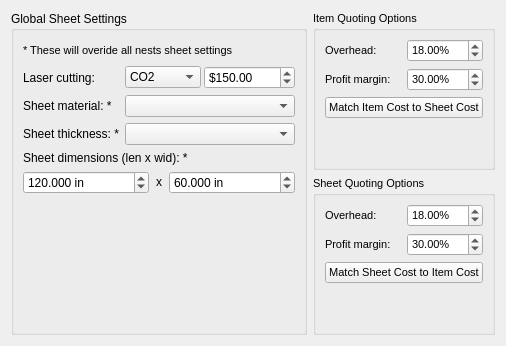
                  <widget class="QWidget" name="tabWidget_nest_paintPage1">
                   <attribute name="title">
                    <string>Item, Sheet and Quoting Settings</string>
                   </attribute>
                   <layout class="QHBoxLayout" name="horizontalLayout_2">
                    <item>
                     <widget class="QGroupBox" name="groupBox_13">
                      <property name="minimumSize">
                       <size>
                        <width>0</width>
                        <height>0</height>
                       </size>
                      </property>
                      <property name="maximumSize">
                       <size>
                        <width>16777215</width>
                        <height>16777215</height>
                       </size>
                      </property>
                      <property name="title">
                       <string>Global Sheet Settings</string>
                      </property>
                      <property name="alignment">
                       <set>Qt::AlignLeading|Qt::AlignLeft|Qt::AlignTop</set>
                      </property>
                      <layout class="QGridLayout" name="gridLayout_8">
                       <item row="2" column="0">
                        <layout class="QGridLayout" name="gridLayout_9">
                         <item row="0" column="0">
                          <widget class="QLabel" name="label_13">
                           <property name="text">
                            <string>Laser cutting:</string>
                           </property>
                          </widget>
                         </item>
                         <item row="1" column="0">
                          <widget class="QLabel" name="label_9">
                           <property name="text">
                            <string>Sheet material: *</string>
                           </property>
                          </widget>
                         </item>
                         <item row="2" column="0">
                          <widget class="QLabel" name="label_15">
                           <property name="text">
                            <string>Sheet thickness: *</string>
                           </property>
                          </widget>
                         </item>
                         <item row="1" column="2">
                          <widget class="QComboBox" name="comboBox_global_sheet_material_2">
                           <property name="focusPolicy">
                            <enum>Qt::ClickFocus</enum>
                           </property>
                          </widget>
                         </item>
                         <item row="2" column="2">
                          <widget class="QComboBox" name="comboBox_global_sheet_thickness_2">
                           <property name="focusPolicy">
                            <enum>Qt::ClickFocus</enum>
                           </property>
                          </widget>
                         </item>
                         <item row="0" column="2">
                          <layout class="QHBoxLayout" name="horizontalLayout_29">
                           <property name="spacing">
                            <number>3</number>
                           </property>
                           <item>
                            <widget class="QComboBox" name="comboBox_laser_cutting_2">
                             <property name="currentText">
                              <string>CO2</string>
                             </property>
                             <item>
                              <property name="text">
                               <string>CO2</string>
                              </property>
                             </item>
                             <item>
                              <property name="text">
                               <string>Nitrogen</string>
                              </property>
                             </item>
                            </widget>
                           </item>
                           <item>
                            <widget class="QDoubleSpinBox" name="doubleSpinBox_cost_for_laser_2">
                             <property name="toolTip">
                              <string>&lt;html&gt;&lt;head/&gt;&lt;body&gt;&lt;p&gt;Defaults:&lt;/p&gt;&lt;p&gt;CO2: $150 per hour&lt;/p&gt;&lt;p&gt;Nitrogen: $250 per hour&lt;/p&gt;&lt;/body&gt;&lt;/html&gt;</string>
                             </property>
                             <property name="statusTip">
                              <string>This number will not be saved, to set a default value go into laser_quote_variables.cfg and change it manually.</string>
                             </property>
                             <property name="prefix">
                              <string>$</string>
                             </property>
                             <property name="suffix">
                              <string/>
                             </property>
                             <property name="maximum">
                              <double>9999999.000000000000000</double>
                             </property>
                             <property name="value">
                              <double>150.000000000000000</double>
                             </property>
                            </widget>
                           </item>
                          </layout>
                         </item>
                        </layout>
                       </item>
                       <item row="1" column="0">
                        <widget class="QLabel" name="label_16">
                         <property name="minimumSize">
                          <size>
                           <width>0</width>
                           <height>20</height>
                          </size>
                         </property>
                         <property name="maximumSize">
                          <size>
                           <width>16777215</width>
                           <height>20</height>
                          </size>
                         </property>
                         <property name="font">
                          <font>
                           <pointsize>8</pointsize>
                           <weight>50</weight>
                           <italic>false</italic>
                           <bold>false</bold>
                           <stylestrategy>PreferDefault</stylestrategy>
                           <kerning>true</kerning>
                          </font>
                         </property>
                         <property name="text">
                          <string>* These will overide all nests sheet settings</string>
                         </property>
                         <property name="scaledContents">
                          <bool>false</bool>
                         </property>
                         <property name="alignment">
                          <set>Qt::AlignLeading|Qt::AlignLeft|Qt::AlignVCenter</set>
                         </property>
                        </widget>
                       </item>
                       <item row="3" column="0">
                        <widget class="QLabel" name="label_22">
                         <property name="text">
                          <string>Sheet dimensions (len x wid): *</string>
                         </property>
                        </widget>
                       </item>
                       <item row="4" column="0">
                        <layout class="QHBoxLayout" name="horizontalLayout_23">
                         <property name="spacing">
                          <number>0</number>
                         </property>
                         <item>
                          <widget class="QDoubleSpinBox" name="doubleSpinBox_global_sheet_length_2">
                           <property name="suffix">
                            <string> in</string>
                           </property>
                           <property name="decimals">
                            <number>3</number>
                           </property>
                           <property name="maximum">
                            <double>9999.000000000000000</double>
                           </property>
                           <property name="value">
                            <double>120.000000000000000</double>
                           </property>
                          </widget>
                         </item>
                         <item>
                          <widget class="QLabel" name="label_21">
                           <property name="minimumSize">
                            <size>
                             <width>20</width>
                             <height>0</height>
                            </size>
                           </property>
                           <property name="maximumSize">
                            <size>
                             <width>20</width>
                             <height>20</height>
                            </size>
                           </property>
                           <property name="text">
                            <string>x</string>
                           </property>
                           <property name="alignment">
                            <set>Qt::AlignCenter</set>
                           </property>
                          </widget>
                         </item>
                         <item>
                          <widget class="QDoubleSpinBox" name="doubleSpinBox_global_sheet_width_2">
                           <property name="prefix">
                            <string/>
                           </property>
                           <property name="suffix">
                            <string> in</string>
                           </property>
                           <property name="decimals">
                            <number>3</number>
                           </property>
                           <property name="maximum">
                            <double>9999.000000000000000</double>
                           </property>
                           <property name="value">
                            <double>60.000000000000000</double>
                           </property>
                          </widget>
                         </item>
                        </layout>
                       </item>
                       <item row="5" column="0">
                        <spacer name="verticalSpacer">
                         <property name="orientation">
                          <enum>Qt::Vertical</enum>
                         </property>
                         <property name="sizeHint" stdset="0">
                          <size>
                           <width>20</width>
                           <height>40</height>
                          </size>
                         </property>
                        </spacer>
                       </item>
                      </layout>
                     </widget>
                    </item>
                    <item>
                     <layout class="QVBoxLayout" name="verticalLayout_62">
                      <property name="sizeConstraint">
                       <enum>QLayout::SetMinimumSize</enum>
                      </property>
                      <item>
                       <widget class="QGroupBox" name="groupBox_14">
                        <property name="minimumSize">
                         <size>
                          <width>0</width>
                          <height>0</height>
                         </size>
                        </property>
                        <property name="maximumSize">
                         <size>
                          <width>16777215</width>
                          <height>16777215</height>
                         </size>
                        </property>
                        <property name="font">
                         <font>
                          <pointsize>8</pointsize>
                         </font>
                        </property>
                        <property name="title">
                         <string>Item Quoting Options</string>
                        </property>
                        <layout class="QVBoxLayout" name="verticalLayout">
                         <item>
                          <layout class="QGridLayout" name="gridLayout_11">
                           <item row="2" column="0">
                            <widget class="QLabel" name="label_23">
                             <property name="text">
                              <string>Profit margin:</string>
                             </property>
                            </widget>
                           </item>
                           <item row="1" column="0">
                            <widget class="QLabel" name="label_24">
                             <property name="text">
                              <string>Overhead:</string>
                             </property>
                            </widget>
                           </item>
                           <item row="1" column="1">
                            <widget class="QDoubleSpinBox" name="doubleSpinBox_overhead_items_2">
                             <property name="toolTip">
                              <string>Default: 18%</string>
                             </property>
                             <property name="statusTip">
                              <string>Default: 18%</string>
                             </property>
                             <property name="suffix">
                              <string>%</string>
                             </property>
                             <property name="maximum">
                              <double>100.000000000000000</double>
                             </property>
                             <property name="value">
                              <double>18.000000000000000</double>
                             </property>
                            </widget>
                           </item>
                           <item row="2" column="1">
                            <widget class="QDoubleSpinBox" name="doubleSpinBox_profit_margin_items_2">
                             <property name="toolTip">
                              <string>Default: 30%</string>
                             </property>
                             <property name="statusTip">
                              <string>Default: 30%</string>
                             </property>
                             <property name="suffix">
                              <string>%</string>
                             </property>
                             <property name="maximum">
                              <double>100.000000000000000</double>
                             </property>
                             <property name="value">
                              <double>30.000000000000000</double>
                             </property>
                            </widget>
                           </item>
                          </layout>
                         </item>
                         <item>
                          <widget class="QPushButton" name="pushButton_item_to_sheet">
                           <property name="minimumSize">
                            <size>
                             <width>0</width>
                             <height>0</height>
                            </size>
                           </property>
                           <property name="maximumSize">
                            <size>
                             <width>16777215</width>
                             <height>16777215</height>
                            </size>
                           </property>
                           <property name="statusTip">
                            <string>Match item cost to sheet cost</string>
                           </property>
                           <property name="styleSheet">
                            <string notr="true"/>
                           </property>
                           <property name="text">
                            <string>Match Item Cost to Sheet Cost</string>
                           </property>
                           <property name="checkable">
                            <bool>true</bool>
                           </property>
                          </widget>
                         </item>
                         <item>
                          <spacer name="verticalSpacer_3">
                           <property name="orientation">
                            <enum>Qt::Vertical</enum>
                           </property>
                           <property name="sizeHint" stdset="0">
                            <size>
                             <width>20</width>
                             <height>40</height>
                            </size>
                           </property>
                          </spacer>
                         </item>
                        </layout>
                       </widget>
                      </item>
                      <item>
                       <widget class="QGroupBox" name="groupBox_15">
                        <property name="minimumSize">
                         <size>
                          <width>0</width>
                          <height>0</height>
                         </size>
                        </property>
                        <property name="maximumSize">
                         <size>
                          <width>16777215</width>
                          <height>16777215</height>
                         </size>
                        </property>
                        <property name="font">
                         <font>
                          <pointsize>8</pointsize>
                         </font>
                        </property>
                        <property name="title">
                         <string>Sheet Quoting Options</string>
                        </property>
                        <layout class="QVBoxLayout" name="verticalLayout_63">
                         <item>
                          <layout class="QGridLayout" name="gridLayout_12">
                           <item row="0" column="0">
                            <widget class="QLabel" name="label_25">
                             <property name="text">
                              <string>Overhead:</string>
                             </property>
                            </widget>
                           </item>
                           <item row="1" column="0">
                            <widget class="QLabel" name="label_26">
                             <property name="text">
                              <string>Profit margin:</string>
                             </property>
                            </widget>
                           </item>
                           <item row="0" column="1">
                            <widget class="QDoubleSpinBox" name="doubleSpinBox_overhead_sheets_2">
                             <property name="toolTip">
                              <string>Default: 18%</string>
                             </property>
                             <property name="statusTip">
                              <string>Default: 18%</string>
                             </property>
                             <property name="suffix">
                              <string>%</string>
                             </property>
                             <property name="maximum">
                              <double>100.000000000000000</double>
                             </property>
                             <property name="value">
                              <double>18.000000000000000</double>
                             </property>
                            </widget>
                           </item>
                           <item row="1" column="1">
                            <widget class="QDoubleSpinBox" name="doubleSpinBox_profit_margin_sheets_2">
                             <property name="toolTip">
                              <string>Default: 30%</string>
                             </property>
                             <property name="statusTip">
                              <string>Default: 30%</string>
                             </property>
                             <property name="suffix">
                              <string>%</string>
                             </property>
                             <property name="maximum">
                              <double>100.000000000000000</double>
                             </property>
                             <property name="value">
                              <double>30.000000000000000</double>
                             </property>
                            </widget>
                           </item>
                          </layout>
                         </item>
                         <item>
                          <widget class="QPushButton" name="pushButton_match_sheet_to_item_2">
                           <property name="maximumSize">
                            <size>
                             <width>16777215</width>
                             <height>16777215</height>
                            </size>
                           </property>
                           <property name="statusTip">
                            <string>Match sheet cost to item cost</string>
                           </property>
                           <property name="text">
                            <string>Match Sheet Cost to Item Cost</string>
                           </property>
                          </widget>
                         </item>
                         <item>
                          <spacer name="verticalSpacer_2">
                           <property name="orientation">
                            <enum>Qt::Vertical</enum>
                           </property>
                           <property name="sizeHint" stdset="0">
                            <size>
                             <width>20</width>
                             <height>40</height>
                            </size>
                           </property>
                          </spacer>
                         </item>
                        </layout>
                       </widget>
                      </item>
                     </layout>
                    </item>
                   </layout>
                  </widget>
